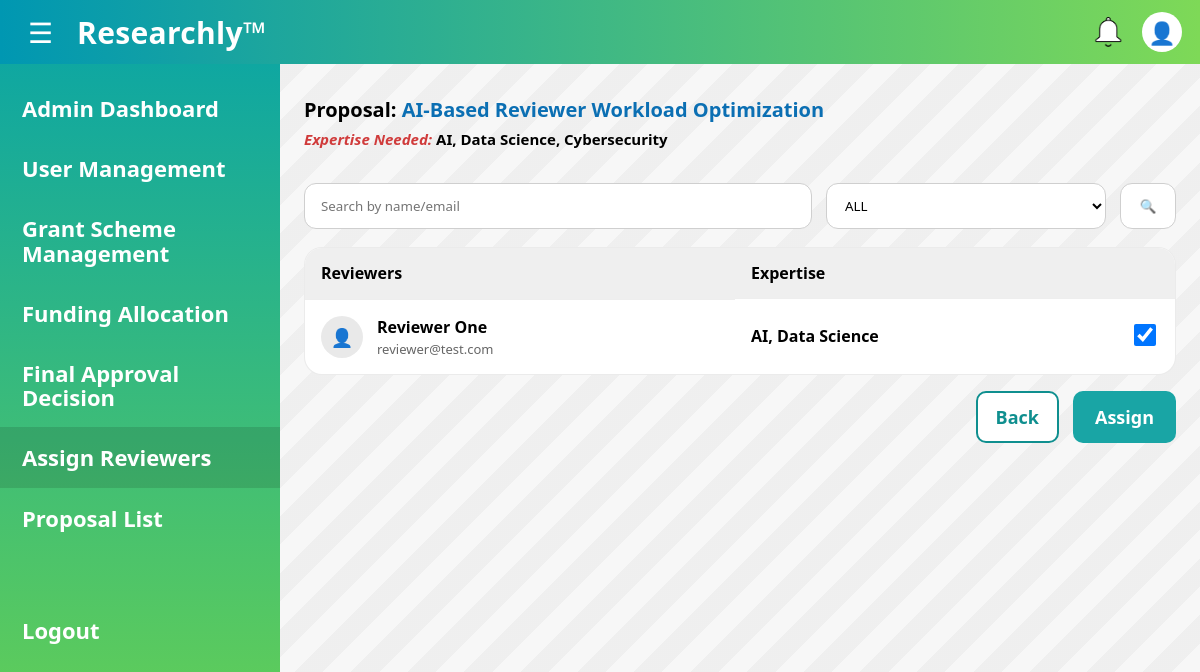
Screenshot of /admin/assign-reviewers/e32a5e40-1285-42b8-ada8-4aef8367aaf1 (signed in) with the database file from the repository.
### main.py (models this page shows)
class Proposal(db.Model):
    proposal_id = db.Column(db.String(36), primary_key=True, default=lambda: str(uuid.uuid4()))
    scheme_id = db.Column(
        db.String(36),
        db.ForeignKey('grant_scheme.scheme_id'),
    )
    researcher_id = db.Column(
        db.String(36),
        db.ForeignKey('researcher.researcher_id'),
    )
    project_title = db.Column(db.String(100), nullable=False)
    abstract = db.Column(db.String(500), nullable=False)
    methodology = db.Column(db.String(500), nullable=False)
    requested_budget = db.Column(db.Integer, nullable=False)
    expertise_needed = db.Column(db.String(500), nullable=True)
    submission_date = db.Column(db.DateTime, nullable=False)
    proposal_status = db.Column(db.String(15), nullable=False)

class User(db.Model, UserMixin):
    id = db.Column(db.String(36), primary_key=True, default=lambda: str(uuid.uuid4()))
    full_name = db.Column(db.String(80), nullable=False)
    email = db.Column(db.String(255), nullable=False, unique=True)
    password = db.Column(db.String(50), nullable=False)

### main.py (the view, shortened to what this page needs)
@app.route("/admin/assign-reviewers/<proposal_id>", methods=["GET", "POST"])
@login_required
@admin_required
def admin_assign_reviewer_detail(proposal_id):
    prof = get_profile(current_user.id)
    proposal = Proposal.query.get_or_404(proposal_id)
    scheme = GrantScheme.query.get(proposal.scheme_id)
    dept = Department.query.get(scheme.department_id) if scheme else None
    needed = proposal_expertise_needed(dept.department_name if dept else "")
    needed_str = ", ".join(needed)
    existing = ReviewersAssignment.query.filter_by(proposal_id=proposal.proposal_id).all()
    assigned_ids = {a.reviewer_id for a in existing}
    rq = (request.args.get("q") or "").strip()
    expertise_filter = (request.args.get("expertise") or "ALL").strip()
    reviewer_rows = (
        db.session.query(Reviewer, User)
        .join(User, User.id == Reviewer.user_id)
        .all()
    )
    display = []
    all_tags = set()
    for rv, user in reviewer_rows:
        tags = reviewer_expertise_tags(user)
        for t in tags:
            all_tags.add(t)
        reviewer_prof = get_profile(user.id)   # <--- add this
        pic = reviewer_prof.profile_picture if reviewer_prof else None  # <--- add this
        display.append({
            "reviewer": rv,
            "user": user,
            "tags": tags,
            "checked": (rv.reviewer_id in assigned_ids),
            "profile_picture": pic,            # <--- add this
        })
    if expertise_filter != "ALL":
        display = [x for x in display if expertise_filter in x["tags"]]
    display.sort(key=lambda x: (0 if x["checked"] else 1, (x["user"].full_name or "").lower()))
    tags_sorted = ["ALL"] + sorted(all_tags)
    return render_template(
        "admin_assign_reviewer_detail.html",
        proposal=proposal,
        dept=dept,
        needed_str=needed_str,
        reviewers=display,
        tags=tags_sorted,
        q=rq,
        expertise=expertise_filter,
        prof=prof
    )

### main.py (called while the page is built)
@login_manager.user_loader
def load_user(user_id):
    return User.query.get(user_id)

def get_profile(user_id: str):
    return UserProfile.query.filter_by(user_id=user_id).first()

def is_admin_user(user: User) -> bool:
    prof = get_profile(user.id)
    return bool(prof and prof.account_status == "ACTIVE" and prof.role == "ADMIN")

def admin_required(fn):
    @wraps(fn)
    def wrapper(*args, **kwargs):
        if not current_user.is_authenticated:
            return login_manager.unauthorized()
        if not is_admin_user(current_user):
            abort(403)
        return fn(*args, **kwargs)
    return wrapper

@app.context_processor
def inject_profile():
    if current_user.is_authenticated:
        return {"prof": get_profile(current_user.id)}
    return {"prof": None}

@app.context_processor
def inject_unread_notifications():
    if current_user.is_authenticated:
        unread_count = (Notification.query
            .filter_by(user_id=current_user.id, is_read=False)
            .count())
        return {"unread_notifications": unread_count}
    return {"unread_notifications": 0}

def proposal_expertise_needed(dept_name: str) -> list[str]:
    mapping = {
        "Computer Science": ["AI", "Data Science", "Cybersecurity"],
        "Engineering": ["IoT", "Mechanical", "Civil"],
        "Business": ["Finance", "Marketing", "Analytics"],
        "Management": ["Project Management", "Operations", "Strategy"],
        "Multimedia": ["UI/UX", "AR/VR", "Game Design"],
    }
    return mapping.get(dept_name or "", ["General"])

def reviewer_expertise_tags(user: "User") -> list[str]:
    prof = UserProfile.query.filter_by(user_id=user.id).first()
    raw = (prof.expertise_tags or "").strip() if prof else ""
    if not raw:
        return ["General"]
    return [t.strip() for t in raw.split(",") if t.strip()]

### templates/admin_assign_reviewer_detail.html (shortened to what this page needs)
<!DOCTYPE html>
<html lang="en">
<head>
  <link rel="stylesheet" href="{{ url_for('static', filename='css/admin_assign_reviewer_detail.css') }}">
  <link rel="stylesheet" href="{{ url_for('static', filename='css/colors.css') }}">
</head>
<body>
  {% include "_topbar.html" %}
  <main class="layout" id="layout">
  <aside class="sidebar" id="sidebar">
    <a class="side-link" href="{{ url_for('admin_dashboard') }}">Admin Dashboard</a>
    <a class="side-link" href="{{ url_for('admin_users', status='PENDING') }}">User Management</a>
    <a class="side-link" href="{{ url_for('admin_grants') }}">Grant Scheme<br/>Management</a>
    <a class="side-link" href="{{ url_for('admin_funding_list', dept='ALL') }}">Funding Allocation</a>
    <a class="side-link" href="{{ url_for('admin_final_approval_list', dept='ALL') }}">Final Approval<br/>Decision</a>
    <a class="side-link active" href="{{ url_for('admin_assign_reviewers', dept='ALL') }}">Assign Reviewers</a>
    <a class="side-link" href="{{ url_for('admin_proposal_list') }}">Proposal List</a>
    <div class="side-spacer"></div>
    <a class="side-link logout" href="{{ url_for('logout') }}">Logout</a>
  </aside>
  <section class="content">
    <div class="page-wrap">
      <div class="heading">
        <h2 class="page-title">
          Proposal: <span class="title-accent">{{ proposal.project_title }}</span>
        </h2>
        <div class="meta">
          <span class="meta-label">Expertise Needed:</span>
          <span class="meta-value">{{ needed_str }}</span>
        </div>
      </div>
      <form class="toolbar" method="GET" action="{{ url_for('admin_assign_reviewer_detail', proposal_id=proposal.proposal_id) }}">
        <div class="search-wrap">
          <input class="search" type="text" name="q" value="{{ q }}" placeholder="Search by name/email">
        </div>
        <select class="filter" name="expertise">
          {% for t in tags %}
            <option value="{{ t }}" {{ 'selected' if expertise==t else '' }}>{{ t }}</option>
          {% endfor %}
        </select>
        <button class="btn-go" type="submit">🔍</button>
      </form>
      <form method="POST">
        <div class="card">
          <table class="table">
            <thead>
              <tr>
                <th>Reviewers</th>
                <th class="col-exp">Expertise</th>
                <th class="col-check"></th>
              </tr>
            </thead>
            <tbody>
              {% for r in reviewers %}
                <tr>
                  <td class="reviewer-cell">
                    <div class="avatar">
                      {% if r.profile_picture %}
                        <img src="{{ url_for('static', filename='uploads/' ~ r.profile_picture) }}" alt="avatar">
                      {% else %}
                        <span class="avatar-fallback">👤</span>
                      {% endif %}
                    </div>
                    <div class="who">
                      <div class="name">{{ r.user.full_name }}</div>
                      <div class="email">{{ r.user.email }}</div>
                    </div>
                  </td>
                  <td class="exp">
                    {{ ", ".join(r.tags) }}
                  </td>
                  <td class="check">
                    <input type="checkbox" name="reviewer_id" value="{{ r.reviewer.reviewer_id }}" {% if r.checked %}checked{% endif %}>
                  </td>
                </tr>
              {% else %}
                <tr><td class="empty" colspan="3">No reviewers found.</td></tr>
              {% endfor %}
            </tbody>
          </table>
        </div>
        <div class="bottom-bar">
          <a class="btn-secondary" href="{{ url_for('admin_assign_reviewers', dept='ALL') }}">Back</a>
          <button class="btn-primary" type="submit">Assign</button>
        </div>
      </form>
    </div>
  </section>
</main>
</body>
</html>

### static/css/admin_assign_reviewer_detail.css (style rules this page uses)
html, body { height: 100%; }
body { margin: 0; overflow: hidden; background: #f7f7f7; }
.layout { height: calc(100vh - 64px); overflow: hidden; display: grid; grid-template-columns: 280px 1fr; transition: grid-template-columns 0.3s ease; }
.sidebar { height: 100%; overflow-y: auto; }
.content { height: 100%; overflow-y: auto; padding: 22px 24px 40px; }
.content, .sidebar { -webkit-overflow-scrolling: touch; }
* { box-sizing: border-box; font-family: "Segoe UI", Arial, sans-serif; }
body { margin:0; min-height:100vh; background:#f7f7f7; }
.layout { display:grid; grid-template-columns:280px 1fr; min-height: calc(100vh - 64px); transition: grid-template-columns 0.3s ease; }
.sidebar { background: linear-gradient(180deg, #0fa7a1, #6bd24f); padding:14px 0; color:#fff; transition: transform 0.3s ease, width 0.3s ease; width: 280px; }
.side-link { display:block; padding:18px 22px; color:#fff; text-decoration:none; font-weight:700; font-size:22px; line-height:1.1; white-space: nowrap; }
.side-link.active { background: rgba(0,0,0,0.12); }
.side-spacer { height:40px; }
.side-link.logout { margin-top:12px; }
.content { padding:26px 24px 40px; background: repeating-linear-gradient( 135deg, rgba(0,0,0,0.03) 0, rgba(0,0,0,0.03) 20px, rgba(255,255,255,0.0) 20px, rgba(255,255,255,0.0) 40px ); }
.page-wrap { max-width: 1100px; margin:0 auto; }
.heading { margin: 6px 0 14px; }
.page-title { margin:0; font-size: 20px; font-weight: 900; }
.title-accent { color:#0b6fb3; font-weight: 900; }
.meta { margin-top: 6px; font-size: 15px; }
.meta-label { color:#d03b3b; font-style: italic; font-weight: 700; }
.meta-value { font-weight: 700; }
.toolbar { display: grid; grid-template-columns: 1fr 280px 56px; gap: 14px; align-items: center; margin: 10px 0 18px; width: 100%; }
.search { height: 46px; width: 100%; padding: 0 16px; border: 1px solid #cfcfcf; border-radius: 12px; background: #fff; outline: none; margin: 20px 0px 0px; }
.filter { height: 46px; width: 100%; padding: 0 14px; border: 1px solid #cfcfcf; border-radius: 12px; background: #fff; cursor: pointer; margin: 20px 0px 0px; }
.btn-go { height: 46px; width: 56px; border: 1px solid #cfcfcf; border-radius: 12px; background: #fff; cursor: pointer; display: grid; place-items: center; margin: 20px 0px 0px; }
.card { background:#fff; border-radius: 18px; border: 1px solid rgba(0,0,0,0.08); overflow:hidden; }
.table { width:100%; border-collapse: collapse; }
.table thead th { background:#efefef; padding:14px 16px; text-align:left; font-weight:900; }
.table tbody td { padding: 16px; border-top: 1px solid #eee; vertical-align: middle; }
.col-exp { width: 360px; }
.col-check { width: 80px; text-align:right; }
.reviewer-cell { display:flex; align-items:center; gap: 14px; }
.avatar { width: 42px; height: 42px; border-radius: 50%; background: #e9e9e9; overflow: hidden; display: grid; place-items: center; }
.avatar-fallback { font-size: 18px; }
.who .name { font-weight: 900; }
.who .email { color:#666; font-size: 13px; margin-top: 2px; }
.exp { font-weight: 700; }
.check { text-align:right; }
.check input { width: 22px; height: 22px; }
.bottom-bar { display:flex; justify-content:flex-end; gap: 14px; margin-top: 16px; }
.btn-secondary { display:inline-block; background:#fff; color:#0f8f8f; text-decoration:none; font-weight:900; font-size: 18px; padding: 12px 18px; border-radius: 10px; border: 2px solid #0f8f8f; }
.btn-primary { background:#19a5a5; color:#fff; font-weight:900; font-size: 18px; padding: 12px 22px; border-radius: 10px; border:0; cursor:pointer; }

### static/css/colors.css (style rules this page uses)
:root { --accent-1: #7ed957; --accent-2: #0097b2; --font-1: #28a5a8; }

### rows the page displays
Proposal: project_title "AI-Based Reviewer Workload Optimization"
User: user.full_name "Reviewer One", user.email "reviewer@test.com"

### other values shown
{{ needed_str }} "AI, Data Science, Cybersecurity"
{{ ", ".join(r.tags) }} "AI, Data Science"
form field expertise "ALL"
